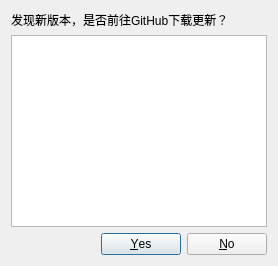
<?xml version="1.0" encoding="UTF-8"?>
<ui version="4.0">
 <class>UpdateDialog</class>
 <widget class="QDialog" name="UpdateDialog">
  <property name="windowTitle">
   <string>发现新版本</string>
  </property>
  <property name="windowIcon">
   <iconset resource="../../res/resource.qrc">
    <normaloff>:/LDDC/img/icon/logo.png</normaloff>:/LDDC/img/icon/logo.png</iconset>
  </property>
  <layout class="QVBoxLayout" name="verticalLayout">
   <item>
    <widget class="QLabel" name="label">
     <property name="text">
      <string>发现新版本，是否前往GitHub下载更新？</string>
     </property>
    </widget>
   </item>
   <item>
    <widget class="QTextBrowser" name="textBrowser">
     <property name="markdown">
      <string/>
     </property>
     <property name="openExternalLinks">
      <bool>true</bool>
     </property>
    </widget>
   </item>
   <item>
    <widget class="QDialogButtonBox" name="buttonBox">
     <property name="orientation">
      <enum>Qt::Orientation::Horizontal</enum>
     </property>
     <property name="standardButtons">
      <set>QDialogButtonBox::StandardButton::No|QDialogButtonBox::StandardButton::Yes</set>
     </property>
    </widget>
   </item>
  </layout>
 </widget>
 <resources>
  <include location="../../res/resource.qrc"/>
 </resources>
 <connections>
  <connection>
   <sender>buttonBox</sender>
   <signal>accepted()</signal>
   <receiver>UpdateDialog</receiver>
   <slot>accept()</slot>
   <hints>
    <hint type="sourcelabel">
     <x>248</x>
     <y>254</y>
    </hint>
    <hint type="destinationlabel">
     <x>157</x>
     <y>274</y>
    </hint>
   </hints>
  </connection>
  <connection>
   <sender>buttonBox</sender>
   <signal>rejected()</signal>
   <receiver>UpdateDialog</receiver>
   <slot>reject()</slot>
   <hints>
    <hint type="sourcelabel">
     <x>316</x>
     <y>260</y>
    </hint>
    <hint type="destinationlabel">
     <x>286</x>
     <y>274</y>
    </hint>
   </hints>
  </connection>
 </connections>
</ui>
